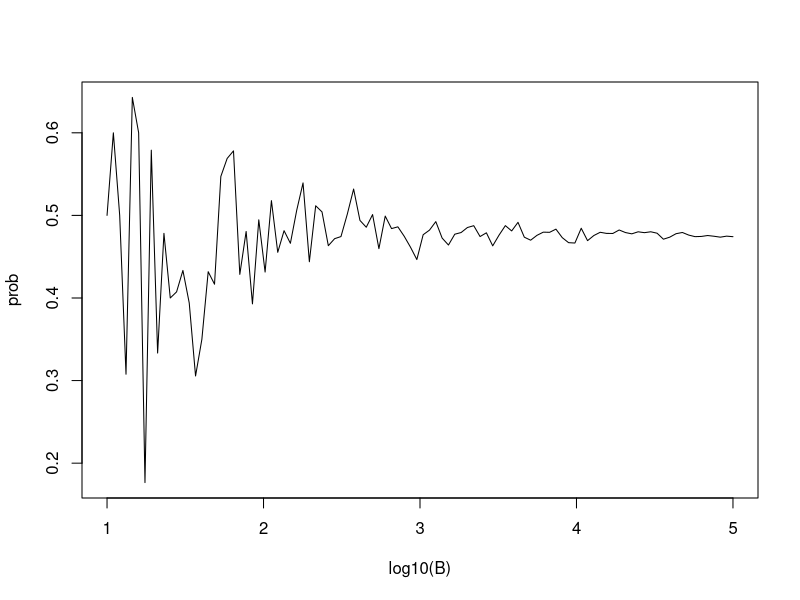

The R source for this figure:
B <- 10^seq(1, 5, len = 100)    # defines vector of many B values
compute_prob <- function(B, n = 22){    # function to run Monte Carlo simulation with each B
  same_day <- replicate(B, {
    bdays <- sample(1:365, n, replace = TRUE)
    any(duplicated(bdays))
  })
  mean(same_day)
}

prob <- sapply(B, compute_prob)    # apply compute_prob to many values of B
plot(log10(B), prob, type = "l")  